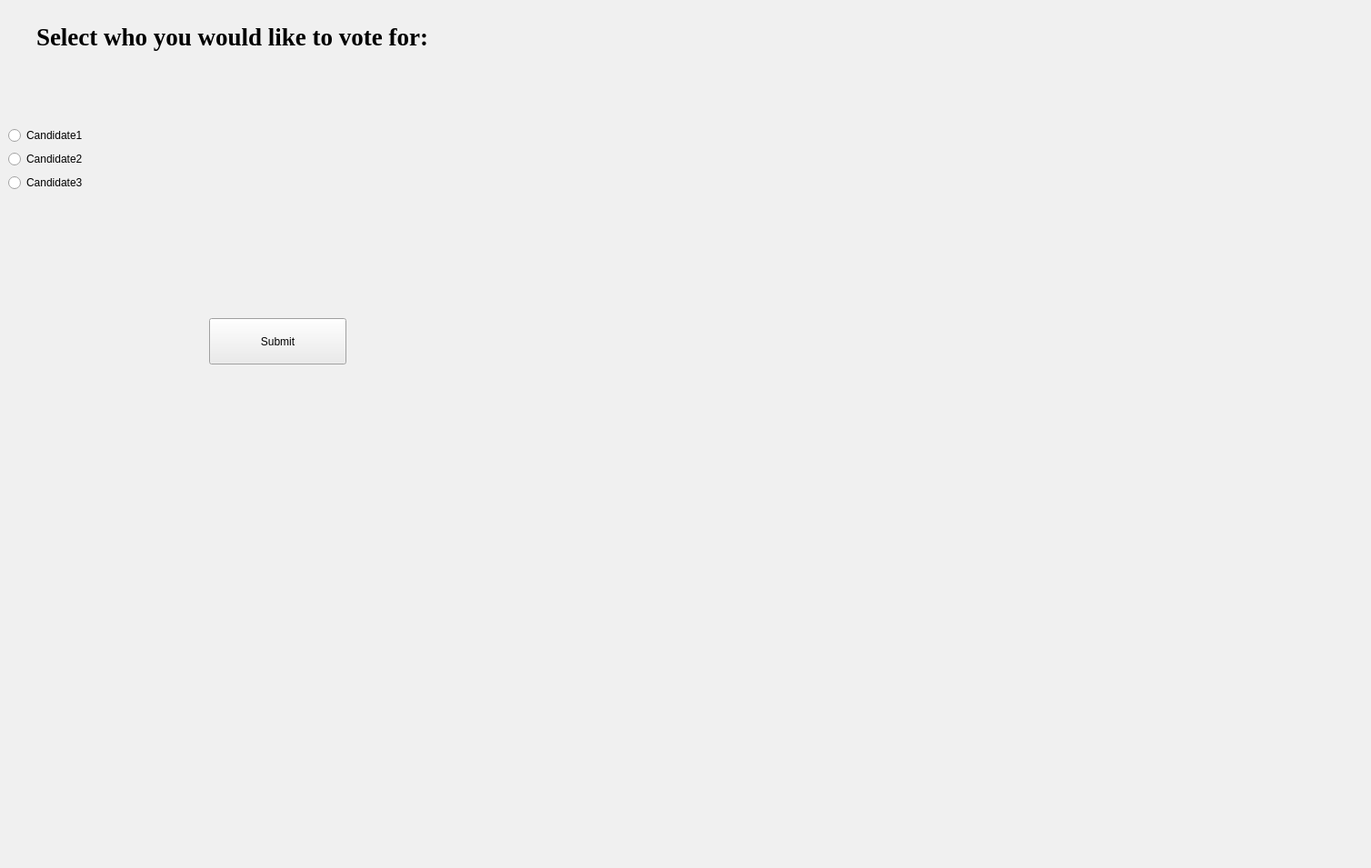
<?xml version="1.0" encoding="UTF-8"?>
<ui version="4.0">
 <class>ballot</class>
 <widget class="QDialog" name="ballot">
  <property name="geometry">
   <rect>
    <x>0</x>
    <y>0</y>
    <width>1508</width>
    <height>955</height>
   </rect>
  </property>
  <property name="palette">
   <palette>
    <active>
     <colorrole role="WindowText">
      <brush brushstyle="SolidPattern">
       <color alpha="255">
        <red>0</red>
        <green>0</green>
        <blue>0</blue>
       </color>
      </brush>
     </colorrole>
     <colorrole role="Button">
      <brush brushstyle="SolidPattern">
       <color alpha="255">
        <red>240</red>
        <green>240</green>
        <blue>240</blue>
       </color>
      </brush>
     </colorrole>
     <colorrole role="Light">
      <brush brushstyle="SolidPattern">
       <color alpha="255">
        <red>255</red>
        <green>255</green>
        <blue>255</blue>
       </color>
      </brush>
     </colorrole>
     <colorrole role="Midlight">
      <brush brushstyle="SolidPattern">
       <color alpha="255">
        <red>227</red>
        <green>227</green>
        <blue>227</blue>
       </color>
      </brush>
     </colorrole>
     <colorrole role="Dark">
      <brush brushstyle="SolidPattern">
       <color alpha="255">
        <red>160</red>
        <green>160</green>
        <blue>160</blue>
       </color>
      </brush>
     </colorrole>
     <colorrole role="Mid">
      <brush brushstyle="SolidPattern">
       <color alpha="255">
        <red>160</red>
        <green>160</green>
        <blue>160</blue>
       </color>
      </brush>
     </colorrole>
     <colorrole role="Text">
      <brush brushstyle="SolidPattern">
       <color alpha="255">
        <red>0</red>
        <green>0</green>
        <blue>0</blue>
       </color>
      </brush>
     </colorrole>
     <colorrole role="BrightText">
      <brush brushstyle="SolidPattern">
       <color alpha="255">
        <red>255</red>
        <green>255</green>
        <blue>255</blue>
       </color>
      </brush>
     </colorrole>
     <colorrole role="ButtonText">
      <brush brushstyle="SolidPattern">
       <color alpha="255">
        <red>0</red>
        <green>0</green>
        <blue>0</blue>
       </color>
      </brush>
     </colorrole>
     <colorrole role="Base">
      <brush brushstyle="SolidPattern">
       <color alpha="255">
        <red>255</red>
        <green>255</green>
        <blue>255</blue>
       </color>
      </brush>
     </colorrole>
     <colorrole role="Window">
      <brush brushstyle="SolidPattern">
       <color alpha="255">
        <red>85</red>
        <green>170</green>
        <blue>255</blue>
       </color>
      </brush>
     </colorrole>
     <colorrole role="Shadow">
      <brush brushstyle="SolidPattern">
       <color alpha="255">
        <red>105</red>
        <green>105</green>
        <blue>105</blue>
       </color>
      </brush>
     </colorrole>
     <colorrole role="Highlight">
      <brush brushstyle="SolidPattern">
       <color alpha="255">
        <red>0</red>
        <green>120</green>
        <blue>215</blue>
       </color>
      </brush>
     </colorrole>
     <colorrole role="HighlightedText">
      <brush brushstyle="SolidPattern">
       <color alpha="255">
        <red>255</red>
        <green>255</green>
        <blue>255</blue>
       </color>
      </brush>
     </colorrole>
     <colorrole role="Link">
      <brush brushstyle="SolidPattern">
       <color alpha="255">
        <red>0</red>
        <green>0</green>
        <blue>255</blue>
       </color>
      </brush>
     </colorrole>
     <colorrole role="LinkVisited">
      <brush brushstyle="SolidPattern">
       <color alpha="255">
        <red>255</red>
        <green>0</green>
        <blue>255</blue>
       </color>
      </brush>
     </colorrole>
     <colorrole role="AlternateBase">
      <brush brushstyle="SolidPattern">
       <color alpha="255">
        <red>245</red>
        <green>245</green>
        <blue>245</blue>
       </color>
      </brush>
     </colorrole>
     <colorrole role="NoRole">
      <brush brushstyle="SolidPattern">
       <color alpha="255">
        <red>0</red>
        <green>0</green>
        <blue>0</blue>
       </color>
      </brush>
     </colorrole>
     <colorrole role="ToolTipBase">
      <brush brushstyle="SolidPattern">
       <color alpha="255">
        <red>255</red>
        <green>255</green>
        <blue>220</blue>
       </color>
      </brush>
     </colorrole>
     <colorrole role="ToolTipText">
      <brush brushstyle="SolidPattern">
       <color alpha="255">
        <red>0</red>
        <green>0</green>
        <blue>0</blue>
       </color>
      </brush>
     </colorrole>
     <colorrole role="PlaceholderText">
      <brush brushstyle="SolidPattern">
       <color alpha="128">
        <red>0</red>
        <green>0</green>
        <blue>0</blue>
       </color>
      </brush>
     </colorrole>
    </active>
    <inactive>
     <colorrole role="WindowText">
      <brush brushstyle="SolidPattern">
       <color alpha="255">
        <red>0</red>
        <green>0</green>
        <blue>0</blue>
       </color>
      </brush>
     </colorrole>
     <colorrole role="Button">
      <brush brushstyle="SolidPattern">
       <color alpha="255">
        <red>240</red>
        <green>240</green>
        <blue>240</blue>
       </color>
      </brush>
     </colorrole>
     <colorrole role="Light">
      <brush brushstyle="SolidPattern">
       <color alpha="255">
        <red>255</red>
        <green>255</green>
        <blue>255</blue>
       </color>
      </brush>
     </colorrole>
     <colorrole role="Midlight">
      <brush brushstyle="SolidPattern">
       <color alpha="255">
        <red>227</red>
        <green>227</green>
        <blue>227</blue>
       </color>
      </brush>
     </colorrole>
     <colorrole role="Dark">
      <brush brushstyle="SolidPattern">
       <color alpha="255">
        <red>160</red>
        <green>160</green>
        <blue>160</blue>
       </color>
      </brush>
     </colorrole>
     <colorrole role="Mid">
      <brush brushstyle="SolidPattern">
       <color alpha="255">
        <red>160</red>
        <green>160</green>
        <blue>160</blue>
       </color>
      </brush>
     </colorrole>
     <colorrole role="Text">
      <brush brushstyle="SolidPattern">
       <color alpha="255">
        <red>0</red>
        <green>0</green>
        <blue>0</blue>
       </color>
      </brush>
     </colorrole>
     <colorrole role="BrightText">
      <brush brushstyle="SolidPattern">
       <color alpha="255">
        <red>255</red>
        <green>255</green>
        <blue>255</blue>
       </color>
      </brush>
     </colorrole>
     <colorrole role="ButtonText">
      <brush brushstyle="SolidPattern">
       <color alpha="255">
        <red>0</red>
        <green>0</green>
        <blue>0</blue>
       </color>
      </brush>
     </colorrole>
     <colorrole role="Base">
      <brush brushstyle="SolidPattern">
       <color alpha="255">
        <red>255</red>
        <green>255</green>
        <blue>255</blue>
       </color>
      </brush>
     </colorrole>
     <colorrole role="Window">
      <brush brushstyle="SolidPattern">
       <color alpha="255">
        <red>240</red>
        <green>240</green>
        <blue>240</blue>
       </color>
      </brush>
     </colorrole>
     <colorrole role="Shadow">
      <brush brushstyle="SolidPattern">
       <color alpha="255">
        <red>105</red>
        <green>105</green>
        <blue>105</blue>
       </color>
      </brush>
     </colorrole>
     <colorrole role="Highlight">
      <brush brushstyle="SolidPattern">
       <color alpha="255">
        <red>240</red>
        <green>240</green>
        <blue>240</blue>
       </color>
      </brush>
     </colorrole>
     <colorrole role="HighlightedText">
      <brush brushstyle="SolidPattern">
       <color alpha="255">
        <red>0</red>
        <green>0</green>
        <blue>0</blue>
       </color>
      </brush>
     </colorrole>
     <colorrole role="Link">
      <brush brushstyle="SolidPattern">
       <color alpha="255">
        <red>0</red>
        <green>0</green>
        <blue>255</blue>
       </color>
      </brush>
     </colorrole>
     <colorrole role="LinkVisited">
      <brush brushstyle="SolidPattern">
       <color alpha="255">
        <red>255</red>
        <green>0</green>
        <blue>255</blue>
       </color>
      </brush>
     </colorrole>
     <colorrole role="AlternateBase">
      <brush brushstyle="SolidPattern">
       <color alpha="255">
        <red>245</red>
        <green>245</green>
        <blue>245</blue>
       </color>
      </brush>
     </colorrole>
     <colorrole role="NoRole">
      <brush brushstyle="NoBrush">
       <color alpha="255">
        <red>0</red>
        <green>0</green>
        <blue>0</blue>
       </color>
      </brush>
     </colorrole>
     <colorrole role="ToolTipBase">
      <brush brushstyle="SolidPattern">
       <color alpha="255">
        <red>255</red>
        <green>255</green>
        <blue>220</blue>
       </color>
      </brush>
     </colorrole>
     <colorrole role="ToolTipText">
      <brush brushstyle="SolidPattern">
       <color alpha="255">
        <red>0</red>
        <green>0</green>
        <blue>0</blue>
       </color>
      </brush>
     </colorrole>
     <colorrole role="PlaceholderText">
      <brush brushstyle="SolidPattern">
       <color alpha="128">
        <red>0</red>
        <green>0</green>
        <blue>0</blue>
       </color>
      </brush>
     </colorrole>
    </inactive>
    <disabled>
     <colorrole role="WindowText">
      <brush brushstyle="SolidPattern">
       <color alpha="255">
        <red>120</red>
        <green>120</green>
        <blue>120</blue>
       </color>
      </brush>
     </colorrole>
     <colorrole role="Button">
      <brush brushstyle="SolidPattern">
       <color alpha="255">
        <red>240</red>
        <green>240</green>
        <blue>240</blue>
       </color>
      </brush>
     </colorrole>
     <colorrole role="Light">
      <brush brushstyle="SolidPattern">
       <color alpha="255">
        <red>255</red>
        <green>255</green>
        <blue>255</blue>
       </color>
      </brush>
     </colorrole>
     <colorrole role="Midlight">
      <brush brushstyle="SolidPattern">
       <color alpha="255">
        <red>247</red>
        <green>247</green>
        <blue>247</blue>
       </color>
      </brush>
     </colorrole>
     <colorrole role="Dark">
      <brush brushstyle="SolidPattern">
       <color alpha="255">
        <red>160</red>
        <green>160</green>
        <blue>160</blue>
       </color>
      </brush>
     </colorrole>
     <colorrole role="Mid">
      <brush brushstyle="SolidPattern">
       <color alpha="255">
        <red>160</red>
        <green>160</green>
        <blue>160</blue>
       </color>
      </brush>
     </colorrole>
     <colorrole role="Text">
      <brush brushstyle="SolidPattern">
       <color alpha="255">
        <red>120</red>
        <green>120</green>
        <blue>120</blue>
       </color>
      </brush>
     </colorrole>
     <colorrole role="BrightText">
      <brush brushstyle="SolidPattern">
       <color alpha="255">
        <red>255</red>
        <green>255</green>
        <blue>255</blue>
       </color>
      </brush>
     </colorrole>
     <colorrole role="ButtonText">
      <brush brushstyle="SolidPattern">
       <color alpha="255">
        <red>120</red>
        <green>120</green>
        <blue>120</blue>
       </color>
      </brush>
     </colorrole>
     <colorrole role="Base">
      <brush brushstyle="SolidPattern">
       <color alpha="255">
        <red>85</red>
        <green>170</green>
        <blue>255</blue>
       </color>
      </brush>
     </colorrole>
     <colorrole role="Window">
      <brush brushstyle="SolidPattern">
       <color alpha="255">
        <red>85</red>
        <green>170</green>
        <blue>255</blue>
       </color>
      </brush>
     </colorrole>
     <colorrole role="Shadow">
      <brush brushstyle="SolidPattern">
       <color alpha="255">
        <red>0</red>
        <green>0</green>
        <blue>0</blue>
       </color>
      </brush>
     </colorrole>
     <colorrole role="Highlight">
      <brush brushstyle="SolidPattern">
       <color alpha="255">
        <red>0</red>
        <green>120</green>
        <blue>215</blue>
       </color>
      </brush>
     </colorrole>
     <colorrole role="HighlightedText">
      <brush brushstyle="SolidPattern">
       <color alpha="255">
        <red>255</red>
        <green>255</green>
        <blue>255</blue>
       </color>
      </brush>
     </colorrole>
     <colorrole role="Link">
      <brush brushstyle="SolidPattern">
       <color alpha="255">
        <red>0</red>
        <green>0</green>
        <blue>255</blue>
       </color>
      </brush>
     </colorrole>
     <colorrole role="LinkVisited">
      <brush brushstyle="SolidPattern">
       <color alpha="255">
        <red>255</red>
        <green>0</green>
        <blue>255</blue>
       </color>
      </brush>
     </colorrole>
     <colorrole role="AlternateBase">
      <brush brushstyle="SolidPattern">
       <color alpha="255">
        <red>245</red>
        <green>245</green>
        <blue>245</blue>
       </color>
      </brush>
     </colorrole>
     <colorrole role="NoRole">
      <brush brushstyle="NoBrush">
       <color alpha="255">
        <red>0</red>
        <green>0</green>
        <blue>0</blue>
       </color>
      </brush>
     </colorrole>
     <colorrole role="ToolTipBase">
      <brush brushstyle="SolidPattern">
       <color alpha="255">
        <red>255</red>
        <green>255</green>
        <blue>220</blue>
       </color>
      </brush>
     </colorrole>
     <colorrole role="ToolTipText">
      <brush brushstyle="SolidPattern">
       <color alpha="255">
        <red>0</red>
        <green>0</green>
        <blue>0</blue>
       </color>
      </brush>
     </colorrole>
     <colorrole role="PlaceholderText">
      <brush brushstyle="SolidPattern">
       <color alpha="128">
        <red>0</red>
        <green>0</green>
        <blue>0</blue>
       </color>
      </brush>
     </colorrole>
    </disabled>
   </palette>
  </property>
  <property name="windowTitle">
   <string>Ballot page</string>
  </property>
  <widget class="QLabel" name="label">
   <property name="geometry">
    <rect>
     <x>40</x>
     <y>20</y>
     <width>551</width>
     <height>41</height>
    </rect>
   </property>
   <property name="palette">
    <palette>
     <active>
      <colorrole role="WindowText">
       <brush brushstyle="SolidPattern">
        <color alpha="255">
         <red>0</red>
         <green>0</green>
         <blue>0</blue>
        </color>
       </brush>
      </colorrole>
      <colorrole role="Button">
       <brush brushstyle="SolidPattern">
        <color alpha="255">
         <red>240</red>
         <green>240</green>
         <blue>240</blue>
        </color>
       </brush>
      </colorrole>
      <colorrole role="Light">
       <brush brushstyle="SolidPattern">
        <color alpha="255">
         <red>255</red>
         <green>255</green>
         <blue>255</blue>
        </color>
       </brush>
      </colorrole>
      <colorrole role="Midlight">
       <brush brushstyle="SolidPattern">
        <color alpha="255">
         <red>227</red>
         <green>227</green>
         <blue>227</blue>
        </color>
       </brush>
      </colorrole>
      <colorrole role="Dark">
       <brush brushstyle="SolidPattern">
        <color alpha="255">
         <red>160</red>
         <green>160</green>
         <blue>160</blue>
        </color>
       </brush>
      </colorrole>
      <colorrole role="Mid">
       <brush brushstyle="SolidPattern">
        <color alpha="255">
         <red>160</red>
         <green>160</green>
         <blue>160</blue>
        </color>
       </brush>
      </colorrole>
      <colorrole role="Text">
       <brush brushstyle="SolidPattern">
        <color alpha="255">
         <red>0</red>
         <green>0</green>
         <blue>0</blue>
        </color>
       </brush>
      </colorrole>
      <colorrole role="BrightText">
       <brush brushstyle="SolidPattern">
        <color alpha="255">
         <red>255</red>
         <green>255</green>
         <blue>255</blue>
        </color>
       </brush>
      </colorrole>
      <colorrole role="ButtonText">
       <brush brushstyle="SolidPattern">
        <color alpha="255">
         <red>0</red>
         <green>0</green>
         <blue>0</blue>
        </color>
       </brush>
      </colorrole>
      <colorrole role="Base">
       <brush brushstyle="SolidPattern">
        <color alpha="255">
         <red>255</red>
         <green>255</green>
         <blue>255</blue>
        </color>
       </brush>
      </colorrole>
      <colorrole role="Window">
       <brush brushstyle="SolidPattern">
        <color alpha="255">
         <red>240</red>
         <green>240</green>
         <blue>240</blue>
        </color>
       </brush>
      </colorrole>
      <colorrole role="Shadow">
       <brush brushstyle="SolidPattern">
        <color alpha="255">
         <red>105</red>
         <green>105</green>
         <blue>105</blue>
        </color>
       </brush>
      </colorrole>
      <colorrole role="Highlight">
       <brush brushstyle="SolidPattern">
        <color alpha="255">
         <red>0</red>
         <green>120</green>
         <blue>215</blue>
        </color>
       </brush>
      </colorrole>
      <colorrole role="HighlightedText">
       <brush brushstyle="SolidPattern">
        <color alpha="255">
         <red>255</red>
         <green>255</green>
         <blue>255</blue>
        </color>
       </brush>
      </colorrole>
      <colorrole role="Link">
       <brush brushstyle="SolidPattern">
        <color alpha="255">
         <red>0</red>
         <green>0</green>
         <blue>255</blue>
        </color>
       </brush>
      </colorrole>
      <colorrole role="LinkVisited">
       <brush brushstyle="SolidPattern">
        <color alpha="255">
         <red>255</red>
         <green>0</green>
         <blue>255</blue>
        </color>
       </brush>
      </colorrole>
      <colorrole role="AlternateBase">
       <brush brushstyle="SolidPattern">
        <color alpha="255">
         <red>245</red>
         <green>245</green>
         <blue>245</blue>
        </color>
       </brush>
      </colorrole>
      <colorrole role="NoRole">
       <brush brushstyle="SolidPattern">
        <color alpha="255">
         <red>0</red>
         <green>0</green>
         <blue>0</blue>
        </color>
       </brush>
      </colorrole>
      <colorrole role="ToolTipBase">
       <brush brushstyle="SolidPattern">
        <color alpha="255">
         <red>255</red>
         <green>255</green>
         <blue>220</blue>
        </color>
       </brush>
      </colorrole>
      <colorrole role="ToolTipText">
       <brush brushstyle="SolidPattern">
        <color alpha="255">
         <red>0</red>
         <green>0</green>
         <blue>0</blue>
        </color>
       </brush>
      </colorrole>
      <colorrole role="PlaceholderText">
       <brush brushstyle="SolidPattern">
        <color alpha="128">
         <red>0</red>
         <green>0</green>
         <blue>0</blue>
        </color>
       </brush>
      </colorrole>
     </active>
     <inactive>
      <colorrole role="WindowText">
       <brush brushstyle="SolidPattern">
        <color alpha="255">
         <red>0</red>
         <green>0</green>
         <blue>0</blue>
        </color>
       </brush>
      </colorrole>
      <colorrole role="Button">
       <brush brushstyle="SolidPattern">
        <color alpha="255">
         <red>240</red>
         <green>240</green>
         <blue>240</blue>
        </color>
       </brush>
      </colorrole>
      <colorrole role="Light">
       <brush brushstyle="SolidPattern">
        <color alpha="255">
         <red>255</red>
         <green>255</green>
         <blue>255</blue>
        </color>
       </brush>
      </colorrole>
      <colorrole role="Midlight">
       <brush brushstyle="SolidPattern">
        <color alpha="255">
         <red>227</red>
         <green>227</green>
         <blue>227</blue>
        </color>
       </brush>
      </colorrole>
      <colorrole role="Dark">
       <brush brushstyle="SolidPattern">
        <color alpha="255">
         <red>160</red>
         <green>160</green>
         <blue>160</blue>
        </color>
       </brush>
      </colorrole>
      <colorrole role="Mid">
       <brush brushstyle="SolidPattern">
        <color alpha="255">
         <red>160</red>
         <green>160</green>
         <blue>160</blue>
        </color>
       </brush>
      </colorrole>
      <colorrole role="Text">
       <brush brushstyle="SolidPattern">
        <color alpha="255">
         <red>0</red>
         <green>0</green>
         <blue>0</blue>
        </color>
       </brush>
      </colorrole>
      <colorrole role="BrightText">
       <brush brushstyle="SolidPattern">
        <color alpha="255">
         <red>255</red>
         <green>255</green>
         <blue>255</blue>
        </color>
       </brush>
      </colorrole>
      <colorrole role="ButtonText">
       <brush brushstyle="SolidPattern">
        <color alpha="255">
         <red>0</red>
         <green>0</green>
         <blue>0</blue>
        </color>
       </brush>
      </colorrole>
      <colorrole role="Base">
       <brush brushstyle="SolidPattern">
        <color alpha="255">
         <red>255</red>
         <green>255</green>
         <blue>255</blue>
        </color>
       </brush>
      </colorrole>
      <colorrole role="Window">
       <brush brushstyle="SolidPattern">
        <color alpha="255">
         <red>240</red>
         <green>240</green>
         <blue>240</blue>
        </color>
       </brush>
      </colorrole>
      <colorrole role="Shadow">
       <brush brushstyle="SolidPattern">
        <color alpha="255">
         <red>105</red>
         <green>105</green>
         <blue>105</blue>
        </color>
       </brush>
      </colorrole>
      <colorrole role="Highlight">
       <brush brushstyle="SolidPattern">
        <color alpha="255">
         <red>240</red>
         <green>240</green>
         <blue>240</blue>
        </color>
       </brush>
      </colorrole>
      <colorrole role="HighlightedText">
       <brush brushstyle="SolidPattern">
        <color alpha="255">
         <red>0</red>
         <green>0</green>
         <blue>0</blue>
        </color>
       </brush>
      </colorrole>
      <colorrole role="Link">
       <brush brushstyle="SolidPattern">
        <color alpha="255">
         <red>0</red>
         <green>0</green>
         <blue>255</blue>
        </color>
       </brush>
      </colorrole>
      <colorrole role="LinkVisited">
       <brush brushstyle="SolidPattern">
        <color alpha="255">
         <red>255</red>
         <green>0</green>
         <blue>255</blue>
        </color>
       </brush>
      </colorrole>
      <colorrole role="AlternateBase">
       <brush brushstyle="SolidPattern">
        <color alpha="255">
         <red>245</red>
         <green>245</green>
         <blue>245</blue>
        </color>
       </brush>
      </colorrole>
      <colorrole role="NoRole">
       <brush brushstyle="NoBrush">
        <color alpha="255">
         <red>0</red>
         <green>0</green>
         <blue>0</blue>
        </color>
       </brush>
      </colorrole>
      <colorrole role="ToolTipBase">
       <brush brushstyle="SolidPattern">
        <color alpha="255">
         <red>255</red>
         <green>255</green>
         <blue>220</blue>
        </color>
       </brush>
      </colorrole>
      <colorrole role="ToolTipText">
       <brush brushstyle="SolidPattern">
        <color alpha="255">
         <red>0</red>
         <green>0</green>
         <blue>0</blue>
        </color>
       </brush>
      </colorrole>
      <colorrole role="PlaceholderText">
       <brush brushstyle="SolidPattern">
        <color alpha="128">
         <red>0</red>
         <green>0</green>
         <blue>0</blue>
        </color>
       </brush>
      </colorrole>
     </inactive>
     <disabled>
      <colorrole role="WindowText">
       <brush brushstyle="SolidPattern">
        <color alpha="255">
         <red>120</red>
         <green>120</green>
         <blue>120</blue>
        </color>
       </brush>
      </colorrole>
      <colorrole role="Button">
       <brush brushstyle="SolidPattern">
        <color alpha="255">
         <red>240</red>
         <green>240</green>
         <blue>240</blue>
        </color>
       </brush>
      </colorrole>
      <colorrole role="Light">
       <brush brushstyle="SolidPattern">
        <color alpha="255">
         <red>255</red>
         <green>255</green>
         <blue>255</blue>
        </color>
       </brush>
      </colorrole>
      <colorrole role="Midlight">
       <brush brushstyle="SolidPattern">
        <color alpha="255">
         <red>247</red>
         <green>247</green>
         <blue>247</blue>
        </color>
       </brush>
      </colorrole>
      <colorrole role="Dark">
       <brush brushstyle="SolidPattern">
        <color alpha="255">
         <red>160</red>
         <green>160</green>
         <blue>160</blue>
        </color>
       </brush>
      </colorrole>
      <colorrole role="Mid">
       <brush brushstyle="SolidPattern">
        <color alpha="255">
         <red>160</red>
         <green>160</green>
         <blue>160</blue>
        </color>
       </brush>
      </colorrole>
      <colorrole role="Text">
       <brush brushstyle="SolidPattern">
        <color alpha="255">
         <red>120</red>
         <green>120</green>
         <blue>120</blue>
        </color>
       </brush>
      </colorrole>
      <colorrole role="BrightText">
       <brush brushstyle="SolidPattern">
        <color alpha="255">
         <red>255</red>
         <green>255</green>
         <blue>255</blue>
        </color>
       </brush>
      </colorrole>
      <colorrole role="ButtonText">
       <brush brushstyle="SolidPattern">
        <color alpha="255">
         <red>120</red>
         <green>120</green>
         <blue>120</blue>
        </color>
       </brush>
      </colorrole>
      <colorrole role="Base">
       <brush brushstyle="SolidPattern">
        <color alpha="255">
         <red>240</red>
         <green>240</green>
         <blue>240</blue>
        </color>
       </brush>
      </colorrole>
      <colorrole role="Window">
       <brush brushstyle="SolidPattern">
        <color alpha="255">
         <red>240</red>
         <green>240</green>
         <blue>240</blue>
        </color>
       </brush>
      </colorrole>
      <colorrole role="Shadow">
       <brush brushstyle="SolidPattern">
        <color alpha="255">
         <red>0</red>
         <green>0</green>
         <blue>0</blue>
        </color>
       </brush>
      </colorrole>
      <colorrole role="Highlight">
       <brush brushstyle="SolidPattern">
        <color alpha="255">
         <red>0</red>
         <green>120</green>
         <blue>215</blue>
        </color>
       </brush>
      </colorrole>
      <colorrole role="HighlightedText">
       <brush brushstyle="SolidPattern">
        <color alpha="255">
         <red>255</red>
         <green>255</green>
         <blue>255</blue>
        </color>
       </brush>
      </colorrole>
      <colorrole role="Link">
       <brush brushstyle="SolidPattern">
        <color alpha="255">
         <red>0</red>
         <green>0</green>
         <blue>255</blue>
        </color>
       </brush>
      </colorrole>
      <colorrole role="LinkVisited">
       <brush brushstyle="SolidPattern">
        <color alpha="255">
         <red>255</red>
         <green>0</green>
         <blue>255</blue>
        </color>
       </brush>
      </colorrole>
      <colorrole role="AlternateBase">
       <brush brushstyle="SolidPattern">
        <color alpha="255">
         <red>245</red>
         <green>245</green>
         <blue>245</blue>
        </color>
       </brush>
      </colorrole>
      <colorrole role="NoRole">
       <brush brushstyle="NoBrush">
        <color alpha="255">
         <red>0</red>
         <green>0</green>
         <blue>0</blue>
        </color>
       </brush>
      </colorrole>
      <colorrole role="ToolTipBase">
       <brush brushstyle="SolidPattern">
        <color alpha="255">
         <red>255</red>
         <green>255</green>
         <blue>220</blue>
        </color>
       </brush>
      </colorrole>
      <colorrole role="ToolTipText">
       <brush brushstyle="SolidPattern">
        <color alpha="255">
         <red>0</red>
         <green>0</green>
         <blue>0</blue>
        </color>
       </brush>
      </colorrole>
      <colorrole role="PlaceholderText">
       <brush brushstyle="SolidPattern">
        <color alpha="128">
         <red>0</red>
         <green>0</green>
         <blue>0</blue>
        </color>
       </brush>
      </colorrole>
     </disabled>
    </palette>
   </property>
   <property name="font">
    <font>
     <family>Times New Roman</family>
     <pointsize>20</pointsize>
     <weight>75</weight>
     <bold>true</bold>
    </font>
   </property>
   <property name="text">
    <string>Select who you would like to vote for: </string>
   </property>
  </widget>
  <widget class="QWidget" name="formLayoutWidget">
   <property name="geometry">
    <rect>
     <x>9</x>
     <y>139</y>
     <width>421</width>
     <height>181</height>
    </rect>
   </property>
   <layout class="QFormLayout" name="formLayout">
    <item row="0" column="0">
     <widget class="QRadioButton" name="candidate1">
      <property name="palette">
       <palette>
        <active>
         <colorrole role="WindowText">
          <brush brushstyle="SolidPattern">
           <color alpha="255">
            <red>0</red>
            <green>0</green>
            <blue>0</blue>
           </color>
          </brush>
         </colorrole>
        </active>
        <inactive>
         <colorrole role="WindowText">
          <brush brushstyle="SolidPattern">
           <color alpha="255">
            <red>0</red>
            <green>0</green>
            <blue>0</blue>
           </color>
          </brush>
         </colorrole>
        </inactive>
        <disabled>
         <colorrole role="WindowText">
          <brush brushstyle="SolidPattern">
           <color alpha="255">
            <red>120</red>
            <green>120</green>
            <blue>120</blue>
           </color>
          </brush>
         </colorrole>
        </disabled>
       </palette>
      </property>
      <property name="text">
       <string>Candidate1</string>
      </property>
     </widget>
    </item>
    <item row="1" column="0">
     <widget class="QRadioButton" name="candidate2">
      <property name="text">
       <string>Candidate2</string>
      </property>
     </widget>
    </item>
    <item row="2" column="0">
     <widget class="QRadioButton" name="candidate3">
      <property name="text">
       <string>Candidate3</string>
      </property>
     </widget>
    </item>
   </layout>
  </widget>
  <widget class="QPushButton" name="pushButton">
   <property name="geometry">
    <rect>
     <x>230</x>
     <y>350</y>
     <width>151</width>
     <height>51</height>
    </rect>
   </property>
   <property name="text">
    <string>Submit</string>
   </property>
  </widget>
 </widget>
 <resources/>
 <connections/>
</ui>
